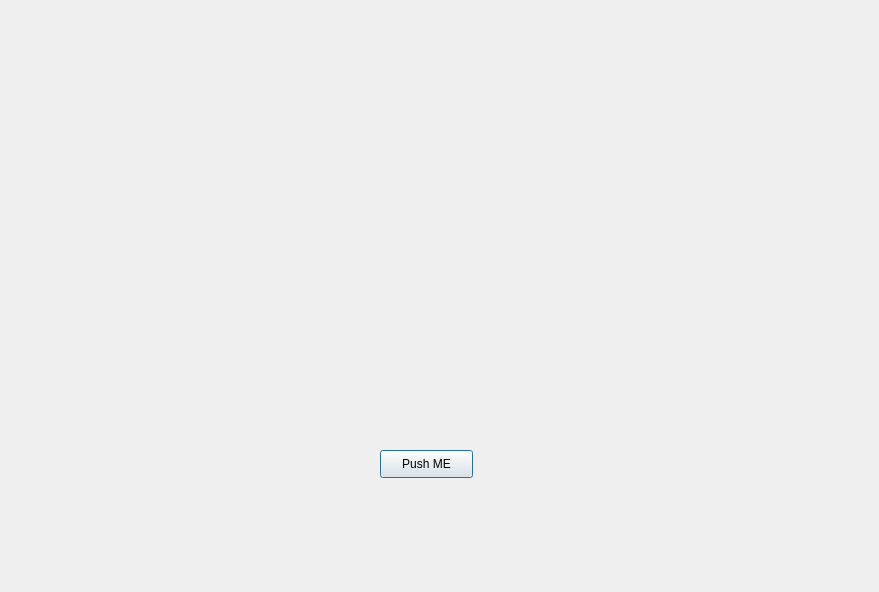
<?xml version="1.0" encoding="UTF-8"?>
<ui version="4.0">
 <class>Dialog</class>
 <widget class="QDialog" name="Dialog">
  <property name="geometry">
   <rect>
    <x>0</x>
    <y>0</y>
    <width>879</width>
    <height>592</height>
   </rect>
  </property>
  <property name="windowTitle">
   <string>Dialog</string>
  </property>
  <widget class="QPushButton" name="pushButton">
   <property name="geometry">
    <rect>
     <x>380</x>
     <y>450</y>
     <width>93</width>
     <height>28</height>
    </rect>
   </property>
   <property name="text">
    <string>Push ME</string>
   </property>
  </widget>
 </widget>
 <resources/>
 <connections/>
</ui>
